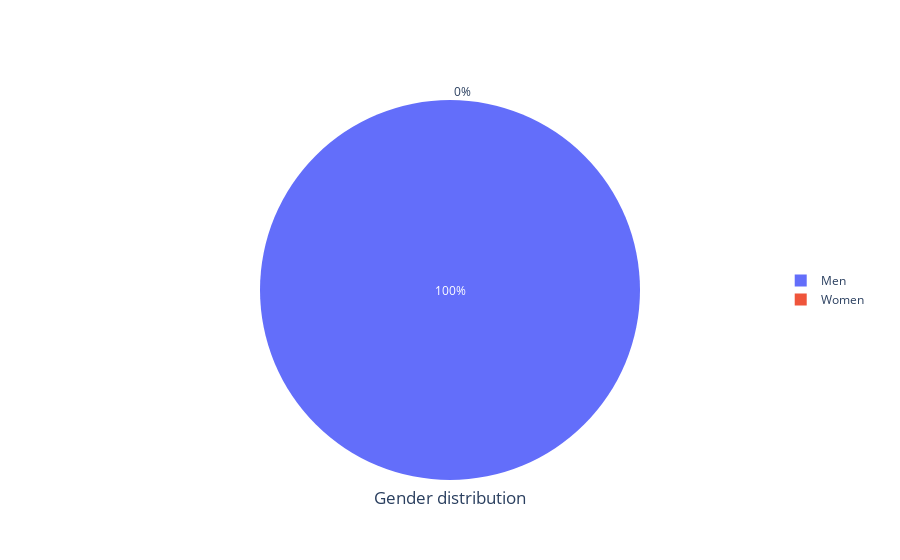

The notebook cell this image was saved under:
### Code cell
plots.gender_pie(sport_data)

### Figure 1 — Plotly figure (JSON) as saved in the notebook; plotly's stock layout.template omitted (floating-point values rounded to 4 significant figures)
{"data": [{"domain": {"x": [0, 1], "y": [0, 1]}, "hovertemplate": "label=%{label}<br>value=%{value}<extra></extra>", "labels": ["Men", "Women"], "legendgroup": "", "name": "", "showlegend": true, "type": "pie", "values": [24, 0]}], "layout": {"legend": {"tracegroupgap": 0, "y": 0.5}, "paper_bgcolor": "rgba(0,0,0,0)", "title": {"text": "Gender distribution", "x": 0.5, "y": 0.1}}}
